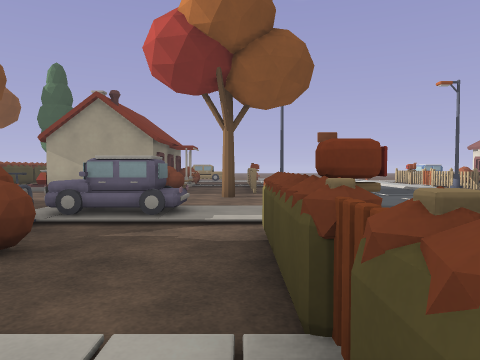
view 1 (above)

24 first-person views from a walk through a 3-D level made in the Godot game engine. The camera is 1.4 m above the floor, tilts 2° down and sees 70° across. The floor is counted in squares, 2 m on a side. Each view is taken from the middle of a square. On the plan, view 1 faces up. The plan holds only what a view shows up to about 11 squares ahead; the rest is blank. The place goes on beyond the plan. Some surface patterns are stand-ins.

view 2
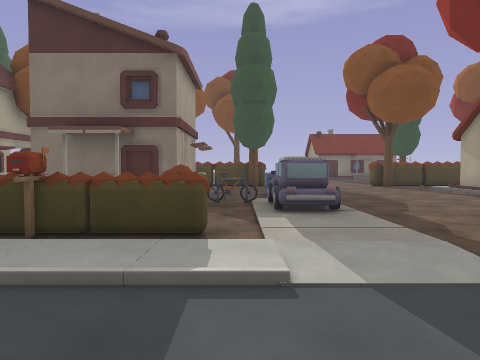

view 3
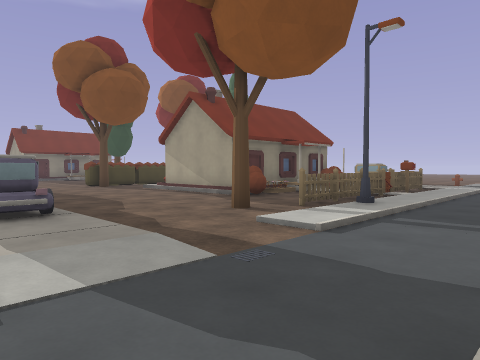

view 4
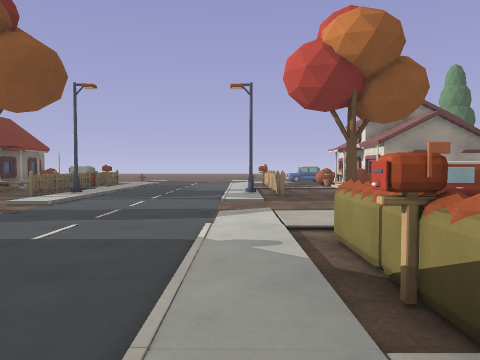

view 5
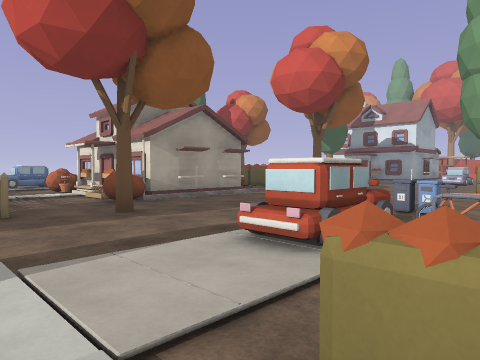

view 6
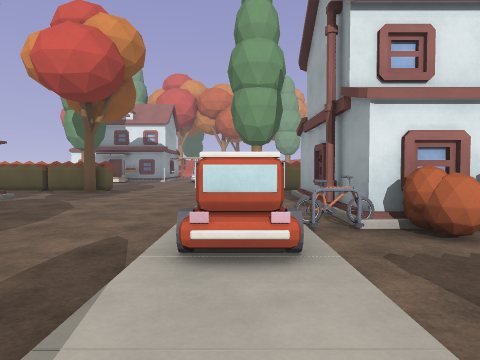

view 7
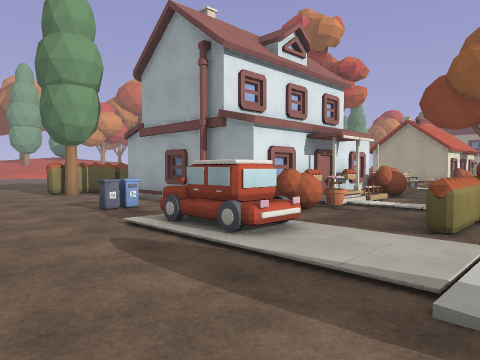

view 8
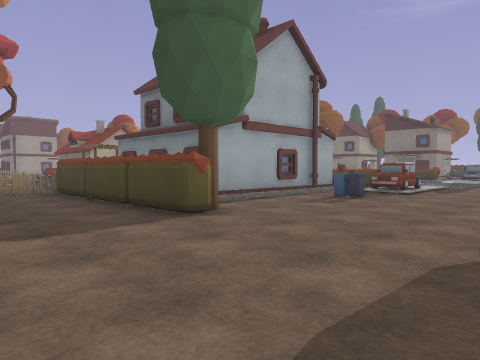

view 9
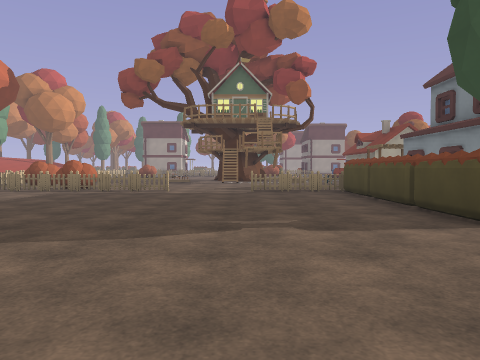

view 10
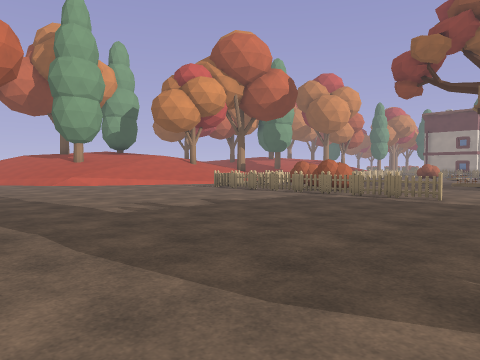

view 11
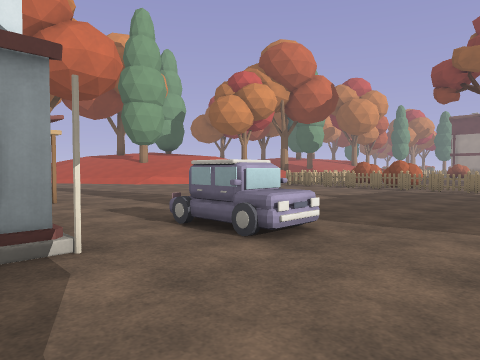

view 12
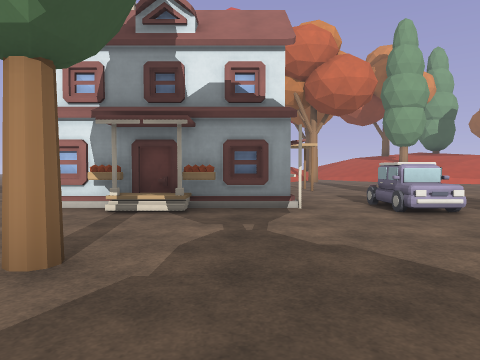

view 13
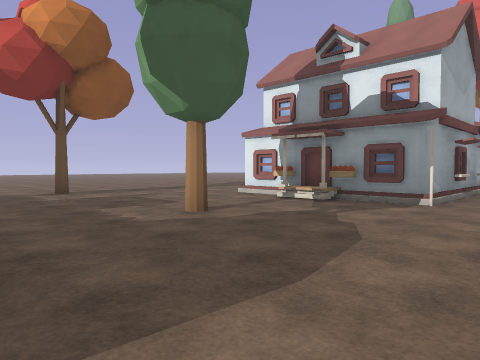

view 14
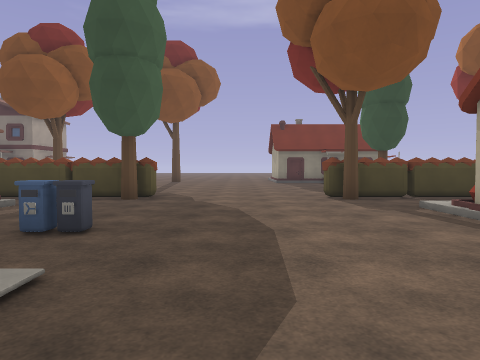

view 15
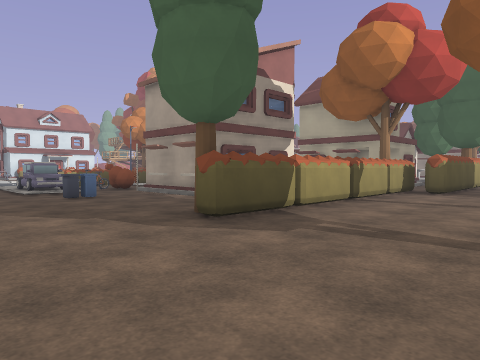

view 16
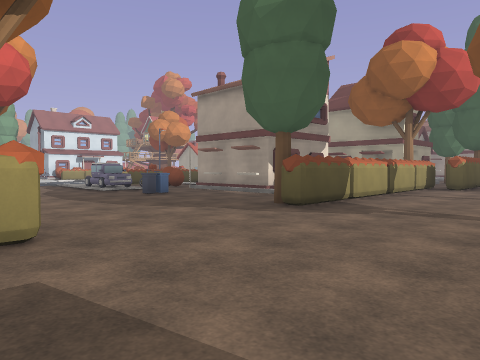

view 17
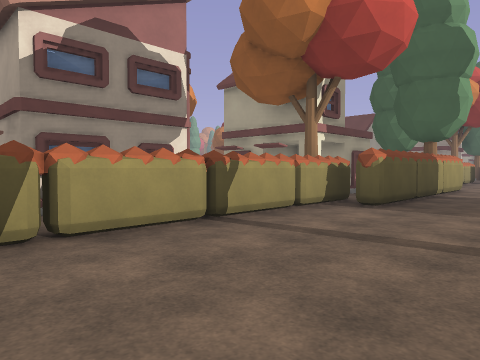

view 18
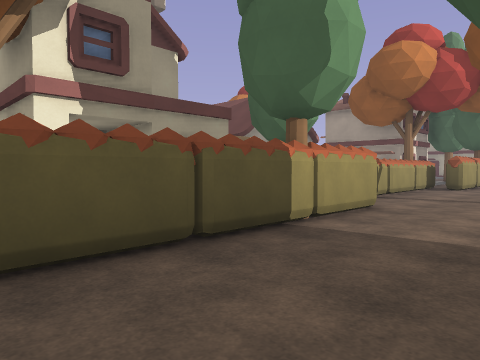

view 19
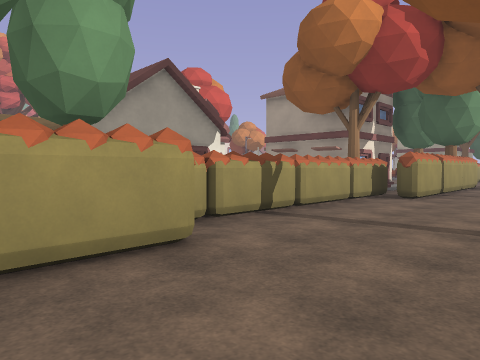

view 20
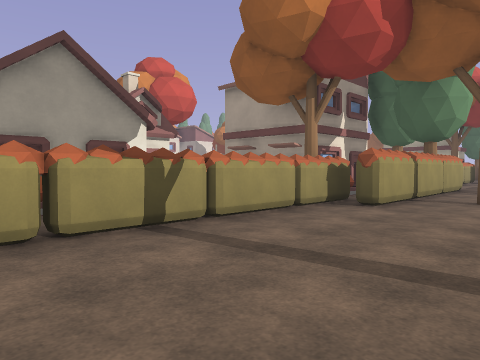

view 21
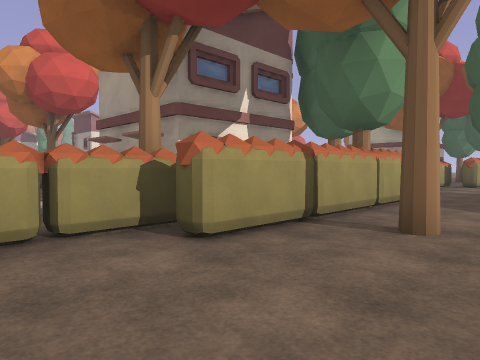

view 22
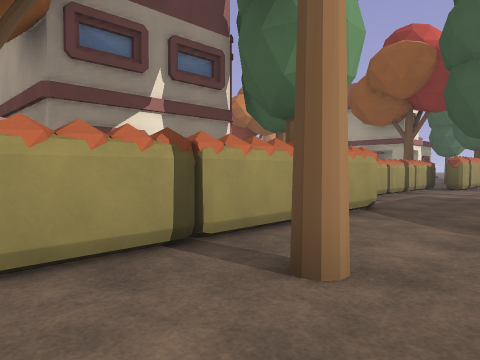

view 23
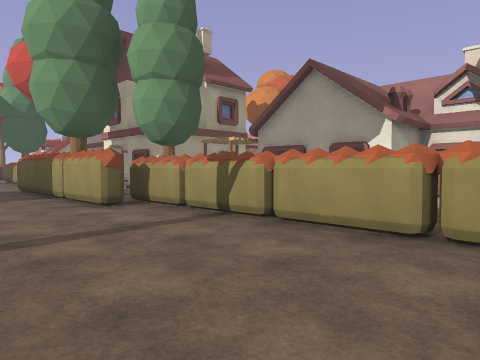

view 24
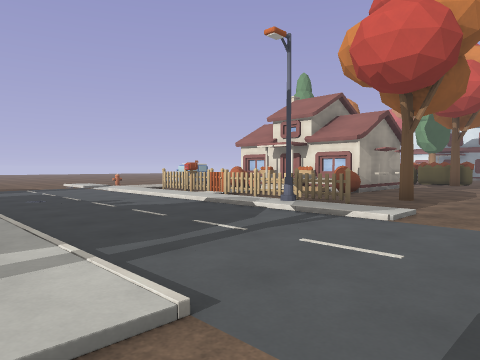

### Floor plan
Key: @ floor where view 1 was taken; # wall or solid block; x gap in a wall; . main floor; : floor 0.25 m higher than the main floor; / step, stairs or slope; = window, fence, low wall or low ledge; ^ raised ledge; T tree; S streetlight; B bicycle; M mailbox; G gate; H house; I bin; P pot; O other object.
Columns run from 13 left of view 1 to 29 right of it. Each row starts with its distance up from view 1.
 12     #     ## .//...:x..H#    .#......#
 11     #./####^.#//...:x..^HHHH..#..#...#
 10 ....T./////..#S/...Sx.........#......#
  9 ....T.........//...:..T......T#......######
  8 .............T//...:.....................#
  7 ....................................^#^....
  6 ...........................................
  5 ........I.=##::.....::#^.I.................
  4 ....#.....BO..//...:...OB....##............
  3 ....#..##.##..=/...:^..########............
  2 ....# ####....M/ ..:M.P#      #............
  1 ....#    ## .G#   .: ::#      #............
  0 T...#    #O  @=    :  .#      #...........
 -1  ...#                 .^    ###x#...xxx##
 -2 ...#T                 ..      .........#
 -3 ...#T ##              ./      ..   ...##
 -4 ...#                               ..
 -5  ..###                             ..
 -6 ...#.
 -7 ...##
 -8 ...##
 -9 ....#
-10 ....#
-11 T...#
-12 ....#
-13 ....#
-14 ...#T
-15 ...#T
-16 .T.#=#
-17 ...#=#
-18  ..###
-19  ..#
-20  ..#
-21  ...
-22  ...#

Positions as (right, up) in squares from view 1, and headings:
1: (0, 0), facing up
2: (4, 4), facing left
3: (4, 4), facing up-left
4: (6, 0), facing up
5: (6, 3), facing up-right
6: (6, 5), facing right
7: (6, 8), facing down-right
8: (20, 9), facing down-left
9: (20, 9), facing down
10: (20, 7), facing down-right
11: (21, 10), facing down-right
12: (18, 10), facing right
13: (17, 7), facing up-right
14: (-1, 7), facing left
15: (-13, 8), facing down-right
16: (-13, 10), facing down-right
17: (-13, 4), facing down-right
18: (-13, -2), facing down-right
19: (-13, -6), facing down-right
20: (-13, -8), facing down-right
21: (-13, -12), facing down-right
22: (-13, -14), facing down-right
23: (-13, -14), facing up-right
24: (1, 6), facing up-right
